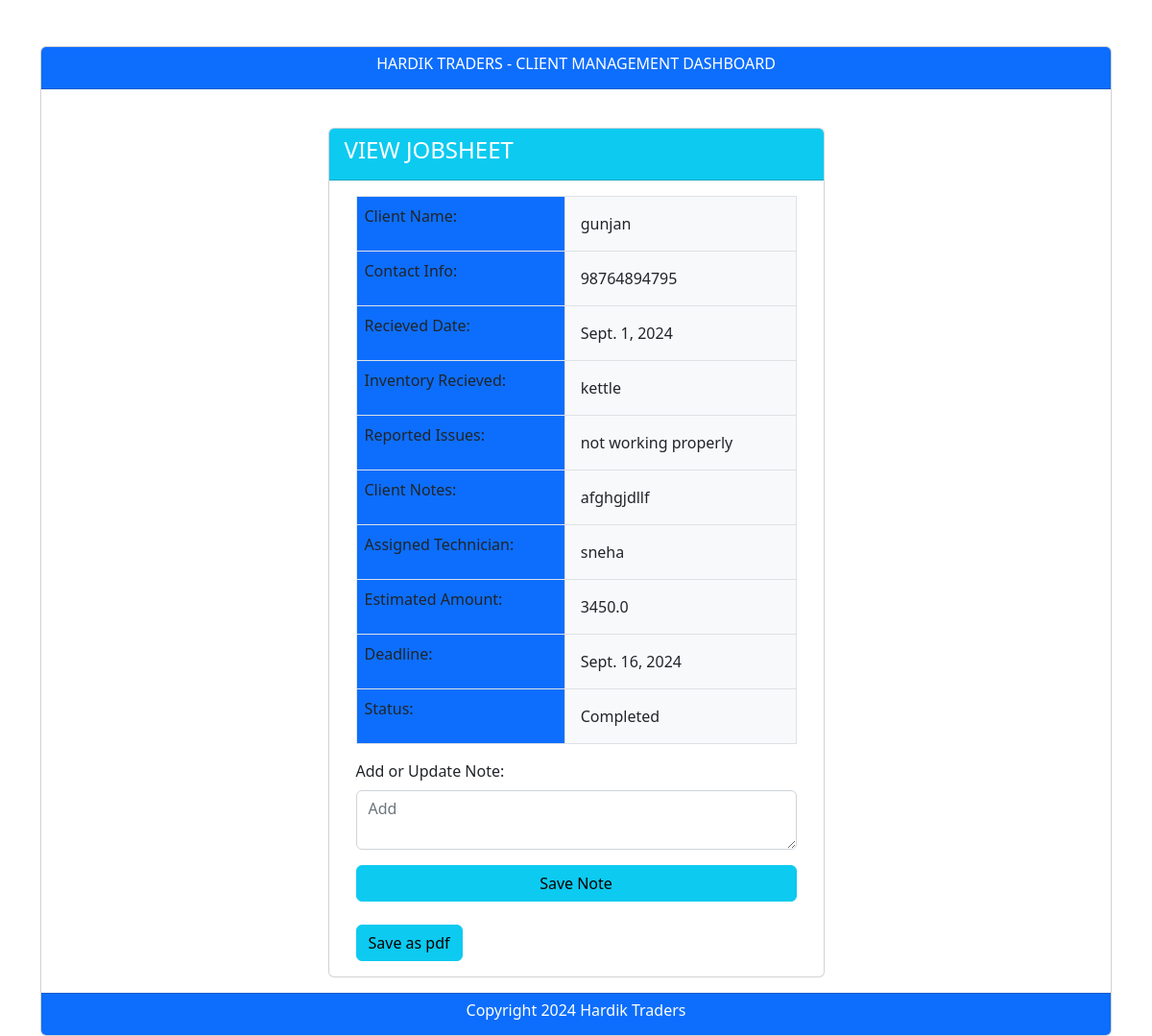
The page /cmd/view/3/ on the database its author committed.
### Client/models.py (models this page shows)
class client_info(models.Model):
    Client_Name=models.CharField(max_length=100)
    Contact_Info=models.IntegerField()
    Recieved_Date=models.DateField()
    Inventory_Recieved=models.CharField(max_length=100)
    Reported_Issues=models.TextField(max_length=1000)
    Client_Notes=models.TextField(max_length=1000)
    Assigned_Technician=models.CharField(max_length=100)
    Estimated_Amount=models.FloatField()
    Deadline=models.DateField()
    Status=models.CharField(max_length=50,choices=stat_choices,default=None)

### Client/views.py (the view)
# urls.py: path("view/<int:client_id>/",views.view_form,name="view_form"),
def view_form(request,client_id):
    if request.method == "POST":
        client_ = client_info.objects.get(id=client_id)
        form = Jobsheetform(request.POST, instance=client_)
        if form.is_valid():
            form.save()
        return redirect("Client:index")
    else:
        client_ = client_info.objects.get(id=client_id)
        form = Jobsheetform(instance=client_)
    return render(request, "client/view_form.html", {"form": form, "client_": client_})

### Client/forms.py
class Jobsheetform(forms.ModelForm):
    class Meta:
        model=client_info
        fields=["Client_Name","Contact_Info","Recieved_Date","Inventory_Recieved",
                "Reported_Issues","Client_Notes","Assigned_Technician","Estimated_Amount",
                "Deadline","Status"]

### Client/templates/client/view_form.html (shortened to what this page needs)
{% extends "client/base.html" %}
{% block body %}
<div class="container">
    <div class="row justify-content-center">
        <div class="col-md-6">
            <div class="card">
                <div class="card-header text-white bg-info">
                    <h4 class="card-title">VIEW JOBSHEET</h4>
                </div>
                <div class="card-body">
                    <form action="{% url 'Client:generate_pdf' client_.id %}" method="POST">
                    <div class="container">
                        <table class="table table-bordered">
                            <tbody>
                                <tr>
                                    <td class="bg-primary">Client Name:</td>
                                    <td class="p-3 mb-2 bg-light text-dark">{{client_.Client_Name}}</td>
                                </tr>
                                <tr>
                                    <td class="bg-primary">Contact Info:</td>
                                    <td class="p-3 mb-2 bg-light text-dark">{{client_.Contact_Info}}</td>
                                </tr>
                                <tr>
                                    <td class="bg-primary">Recieved Date:</td>
                                    <td class="p-3 mb-2 bg-light text-dark">{{client_.Recieved_Date}}</td>
                                </tr>
                                <tr>
                                    <td class="bg-primary">Inventory Recieved:</td>
                                    <td class="p-3 mb-2 bg-light text-dark">{{client_.Inventory_Recieved}}</td>
                                </tr>
                                <tr>
                                    <td class="bg-primary">Reported Issues:</td>
                                    <td class="p-3 mb-2 bg-light text-dark">{{client_.Reported_Issues}}</td>
                                </tr>
                                <tr>
                                    <td class="bg-primary">Client Notes:</td>
                                    <td class="p-3 mb-2 bg-light text-dark">{{client_.Client_Notes}}</td>
                                </tr>
                                <tr>
                                    <td class="bg-primary">Assigned Technician:</td>
                                    <td class="p-3 mb-2 bg-light text-dark">{{client_.Assigned_Technician}}</td>
                                </tr>
                                <tr>
                                    <td class="bg-primary">Estimated Amount:</td>
                                    <td class="p-3 mb-2 bg-light text-dark">{{client_.Estimated_Amount}}</td>
                                </tr>
                                <tr>
                                    <td class="bg-primary">Deadline:</td>
                                    <td class="p-3 mb-2 bg-light text-dark">{{client_.Deadline}}</td>
                                </tr>
                                <tr>
                                    <td class="bg-primary">Status:</td>
                                    <td class="p-3 mb-2 bg-light text-dark">{{client_.Status}}</td>
                                </tr>
                            </tbody>
                        </table>
                        <div class="mb-3">
                            <label for="Add" class="form-label">Add or Update Note:</label>
                            <textarea class="form-control"   placeholder="Add" name="Add"></textarea>
                        </div>
                        <div>
                            <button type="Submit" class="btn btn-info w-100">Save Note</button>
                        </div>
                        <a href="{% url 'Client:generate_pdf' client_.id %}" class="btn btn-info">Save as pdf</a>
                    </div>
                    </form>
                </div>
            </div>
        </div>
    </div>
</div>
{% endblock %}

### rows shown on the page
client_info: Client_Name "gunjan", Contact_Info "98764894795", Recieved_Date "Sept. 1, 2024", Inventory_Recieved "kettle", Reported_Issues "not working properly", Client_Notes "afghgjdllf", Assigned_Technician "sneha", Estimated_Amount "3450.0", Deadline "Sept. 16, 2024", Status "Completed"
